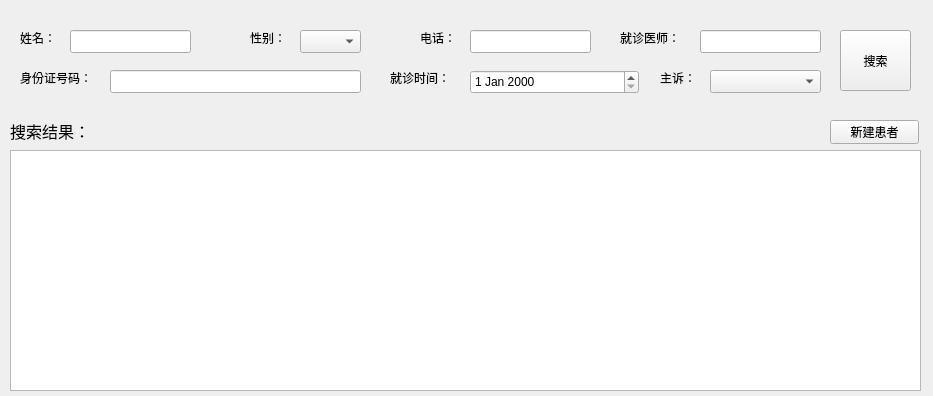
<?xml version="1.0" encoding="UTF-8"?>
<ui version="4.0">
 <class>SearchPatient</class>
 <widget class="QWidget" name="SearchPatient">
  <property name="geometry">
   <rect>
    <x>0</x>
    <y>0</y>
    <width>933</width>
    <height>396</height>
   </rect>
  </property>
  <property name="windowTitle">
   <string>Form</string>
  </property>
  <widget class="QWidget" name="widget" native="true">
   <property name="geometry">
    <rect>
     <x>0</x>
     <y>20</y>
     <width>931</width>
     <height>91</height>
    </rect>
   </property>
   <widget class="QLabel" name="label">
    <property name="geometry">
     <rect>
      <x>20</x>
      <y>10</y>
      <width>41</width>
      <height>16</height>
     </rect>
    </property>
    <property name="text">
     <string>姓名：</string>
    </property>
   </widget>
   <widget class="QLineEdit" name="lineEdit_name">
    <property name="geometry">
     <rect>
      <x>70</x>
      <y>10</y>
      <width>121</width>
      <height>23</height>
     </rect>
    </property>
   </widget>
   <widget class="QLabel" name="label_2">
    <property name="geometry">
     <rect>
      <x>250</x>
      <y>10</y>
      <width>41</width>
      <height>16</height>
     </rect>
    </property>
    <property name="text">
     <string>性别：</string>
    </property>
   </widget>
   <widget class="QComboBox" name="comboBox_sex">
    <property name="geometry">
     <rect>
      <x>300</x>
      <y>10</y>
      <width>61</width>
      <height>23</height>
     </rect>
    </property>
    <item>
     <property name="text">
      <string/>
     </property>
    </item>
    <item>
     <property name="text">
      <string>男</string>
     </property>
    </item>
    <item>
     <property name="text">
      <string>女</string>
     </property>
    </item>
   </widget>
   <widget class="QLabel" name="label_3">
    <property name="geometry">
     <rect>
      <x>420</x>
      <y>10</y>
      <width>41</width>
      <height>16</height>
     </rect>
    </property>
    <property name="text">
     <string>电话：</string>
    </property>
   </widget>
   <widget class="QLineEdit" name="lineEdit_phone">
    <property name="geometry">
     <rect>
      <x>470</x>
      <y>10</y>
      <width>121</width>
      <height>23</height>
     </rect>
    </property>
   </widget>
   <widget class="QLabel" name="label_4">
    <property name="geometry">
     <rect>
      <x>20</x>
      <y>50</y>
      <width>101</width>
      <height>16</height>
     </rect>
    </property>
    <property name="text">
     <string>身份证号码：</string>
    </property>
   </widget>
   <widget class="QLineEdit" name="lineEdit_IDCard">
    <property name="geometry">
     <rect>
      <x>110</x>
      <y>50</y>
      <width>251</width>
      <height>23</height>
     </rect>
    </property>
   </widget>
   <widget class="QLabel" name="label_5">
    <property name="geometry">
     <rect>
      <x>390</x>
      <y>50</y>
      <width>81</width>
      <height>16</height>
     </rect>
    </property>
    <property name="text">
     <string>就诊时间：</string>
    </property>
   </widget>
   <widget class="QLabel" name="label_6">
    <property name="geometry">
     <rect>
      <x>620</x>
      <y>10</y>
      <width>71</width>
      <height>16</height>
     </rect>
    </property>
    <property name="text">
     <string>就诊医师：</string>
    </property>
   </widget>
   <widget class="QLineEdit" name="lineEdit_doctor">
    <property name="geometry">
     <rect>
      <x>700</x>
      <y>10</y>
      <width>121</width>
      <height>23</height>
     </rect>
    </property>
    <property name="text">
     <string/>
    </property>
   </widget>
   <widget class="QPushButton" name="pushButton_search">
    <property name="geometry">
     <rect>
      <x>840</x>
      <y>10</y>
      <width>71</width>
      <height>61</height>
     </rect>
    </property>
    <property name="text">
     <string>搜索</string>
    </property>
   </widget>
   <widget class="QDateEdit" name="dateEdit_outDate">
    <property name="geometry">
     <rect>
      <x>470</x>
      <y>50</y>
      <width>169</width>
      <height>24</height>
     </rect>
    </property>
   </widget>
   <widget class="QLabel" name="label_8">
    <property name="geometry">
     <rect>
      <x>660</x>
      <y>50</y>
      <width>41</width>
      <height>16</height>
     </rect>
    </property>
    <property name="text">
     <string>主诉：</string>
    </property>
   </widget>
   <widget class="QComboBox" name="comboBox_mainAppeal">
    <property name="geometry">
     <rect>
      <x>710</x>
      <y>50</y>
      <width>111</width>
      <height>23</height>
     </rect>
    </property>
   </widget>
  </widget>
  <widget class="QLabel" name="label_7">
   <property name="geometry">
    <rect>
     <x>10</x>
     <y>110</y>
     <width>91</width>
     <height>41</height>
    </rect>
   </property>
   <property name="font">
    <font>
     <family>黑体</family>
     <pointsize>12</pointsize>
    </font>
   </property>
   <property name="text">
    <string>搜索结果：</string>
   </property>
  </widget>
  <widget class="QPushButton" name="pushButton_newPatient">
   <property name="geometry">
    <rect>
     <x>830</x>
     <y>120</y>
     <width>89</width>
     <height>24</height>
    </rect>
   </property>
   <property name="text">
    <string>新建患者</string>
   </property>
  </widget>
  <widget class="QTableView" name="tableView_result">
   <property name="geometry">
    <rect>
     <x>10</x>
     <y>150</y>
     <width>911</width>
     <height>241</height>
    </rect>
   </property>
  </widget>
 </widget>
 <resources/>
 <connections/>
</ui>
